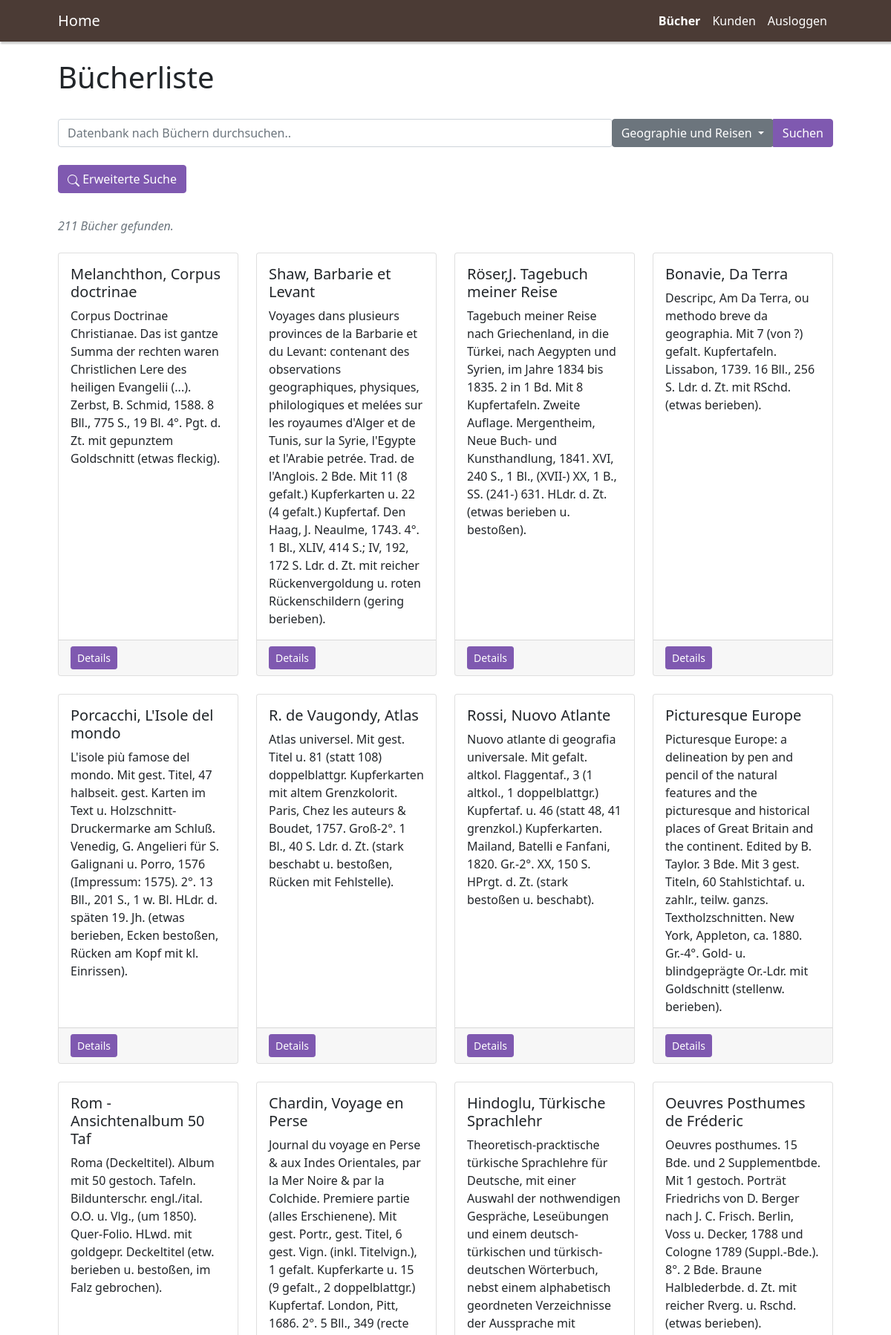
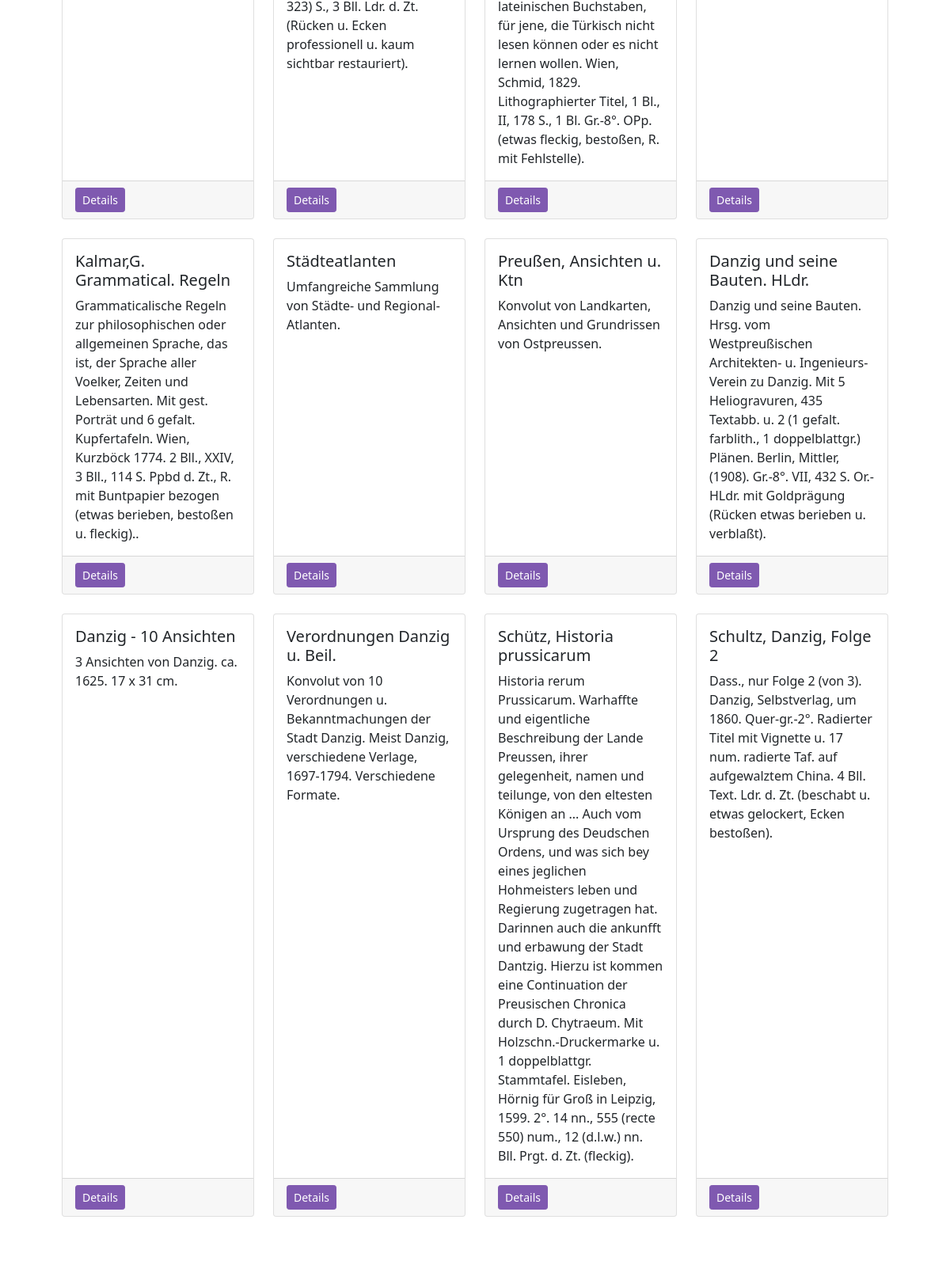
Screenshot of /index.php?view=viewBook&category=2 (signed in, upper part) with the database file from the repository (2 pictures, top to bottom).
### tables this page shows
CREATE TABLE `kategorien` (
  `id` int(11) NOT NULL,
  `kategorie` varchar(100) NOT NULL
);

CREATE TABLE `buecher` (
  `id` int(10) unsigned NOT NULL,
  `katalog` int(11) NOT NULL,
  `nummer` int(11) NOT NULL,
  `kurztitle` text NOT NULL,
  `kategorie` int(11) NOT NULL,
  `verkauft` tinyint(1) NOT NULL,
  `kaufer` int(11) NOT NULL,
  `autor` text NOT NULL,
  `title` text NOT NULL,
  `sprache` varchar(250) NOT NULL,
  `foto` varchar(250) NOT NULL,
  `verfasser` int(11) NOT NULL,
  `zustand` char(1) NOT NULL
);

### model/category.php (called while the page is built, shortened)
<?php
class Category{
public function get_single_data($db,$id){
    $stmt = $db->prepare("SELECT * FROM kategorien where id=?");
    $stmt->execute([$id]);
    return $stmt->fetch();
}
}
?>

### controller/BookController.php (called while the page is built, shortened)
<?php
class BookController
{
    public function loadBookwithCategory($start, $limit, $db, $categoryID)
    {
        $Books = new Book();
        $Books = $Books->get_data_with_category($start, $limit, $db, $categoryID);
        return $Books;
    }
}
?>

### model/book.php (called while the page is built, shortened)
<?php
class Book{
    public function get_data_with_category($start,$limit,$db,$categoryid){
        $countrecords = $db->query("SELECT COUNT(*) FROM buecher WHERE kategorie = $categoryid");
        $countrecords = $countrecords->fetchColumn();
        $stmt = $db->prepare("SELECT * FROM buecher WHERE kategorie = '$categoryid' LIMIT $start, $limit ");
        $stmt->execute();
        return array($countrecords, $stmt->fetchAll(PDO::FETCH_CLASS, "Book"));
    }
}
?>

### view/viewBook.inc.php (shortened to what this page needs)
<br>
<h1>Bücherliste</h1>
<?php
require_once('controller/BookController.php');
require_once('helpers/paginationmanagement.php');
include 'model/book.php';
include 'helpers/searchmanagement.inc.php';
include 'model/category.php';
$db = Database::getInstance();
$countOfResults = 20;
$paginationsystem = new paginationmanagement($countOfResults);
$start = $paginationsystem->get_start();
$limit = $paginationsystem->get_limit();
$books  = new BookController($db);
$result = $books->loadBooks($start, $limit, $db);
$totalcounts = $result[0];
$books = $result[1];
$searchmanagement = new searchmanagement();
$searchresult = loadSearchvalues($db, $start, $limit);
if ($searchresult[1] != null) {
    $books = $searchresult[1];
    $totalcounts = $searchresult[0];
}
?>
<br>
<form method="get" action="#">
    <div class="input-group">
        <?php generateSearchBar() ?>
        <?php $searchmanagement->generateDropdownbar($db);
        $searchmanagement->generateAdvancedSearchButton();
        $searchmanagement->advancedSearchModal(); ?>
        <p class="text-secondary py-2" style="font-style: italic"><?php echo $totalcounts?> Bücher gefunden.</p>
        <div class="row gx-4 gx-lg-4">
            <?php foreach ($books as $book) : ?>
                <div class="col-md-3 mb-4">
                    <div class="card h-100">
                        <div class="card-body">
                            <h5 class="card-title"><?php echo ($book->kurztitle); ?></h5>
                            <p class="card-text"><?php echo ($book->title) ?></p>
                        </div>
                        <div class="card-footer"><a class="btn btn-primary btn-sm" href="#!" data-bs-toggle="modal" data-bs-target="#id<?php echo $book->id ?>">Details</a></div>
                    </div>
                </div>
            <?php endforeach; ?>
        </div>
</form>

### helpers/searchmanagement.inc.php (shortened to what this page needs)
<?php
class searchmanagement
{
    public function loadCategory($db, $id)
    {
        $Category = new Category();
        $Categoryname = $Category->get_single_data($db, $id);
        return $Categoryname;
    }
    public function generateAdvancedSearchButton()
    {
?><div>
            <button type="button" class="btn btn-primary" data-bs-toggle="modal" data-bs-target="#advancedSearchModal">
                Erweiterte Suche
            </button>
        </div><br><?php
                }
                    ?>
        </div><?php
                public function generateDropdownbar($db)
                { ?>
        <div class="dropdown">
            <button class="btn btn-secondary dropdown-toggle" type="button" id="category-dropdown" data-bs-toggle="dropdown" aria-expanded="false">
                <?php
                    if (isset($_GET['category'])) {
                        if (is_numeric($_GET['category'])) {
                            $CurrentCategorynumber = (int)$_GET['category'];
                            if ($CurrentCategorynumber == 0) {
                                echo "Alle Bücher";
                            } else {
                                echo ($this->loadCategory($db, $CurrentCategorynumber)[1]);
                            }
                        }
                    } else {
                        echo "Kategorie wählen";
                    }
                ?>
            </button>
        </div>
        <button type="submit" class="btn btn-primary">Suchen</button>
        </div><br>
    <?php
                }
            }
            function loadCategoryID()
            {
                if ($_SERVER['REQUEST_METHOD'] == 'GET') {
                    if (isset($_GET['category']) && is_numeric($_GET['category'])) {
                        $categoryid = (int)$_GET['category'];
                        return $categoryid;
                    } else {
                        return null;
                    }
                }
                return null;
            }
            function loadSearchKeyword()
            {
                if ($_SERVER['REQUEST_METHOD'] == 'GET') {
                    if (isset($_GET['search']) && $_GET['search'] != '') {
                        return htmlspecialchars($_GET['search']);
                    } else {
                        return '';
                    }
                }
            }
            function loadTopicofBook()
            {
                $arrayOfTopic = [
                    "0" => "kurztitle",
                    "1" => "autor",
                    "2" => "kategorie",
                    "3" => "nummer",
                    "4" => "katalog"
                ];
                if ($_SERVER['REQUEST_METHOD'] == 'GET') {
                    if (isset($_GET['topic']) && is_numeric($_GET['topic'])) {
                        $categoryid = (int)$_GET['topic'];
                        return $arrayOfTopic[$categoryid];
                    } else {
                        return "kurztitle";
                    }
                } else {
                    return "kurztitle";
                }
            }
            function loadZustandofBook()
            {
                if ($_SERVER['REQUEST_METHOD'] == 'GET') {
                    if (isset($_GET['zustand'])) {
                        if ($_GET['zustand'] == "G" || $_GET['zustand'] == "M" || $_GET['zustand'] == "S") {
                            return htmlspecialchars($_GET['zustand']);
                        }
                    } else {
                        return "";
                    }
                }
            }
            function loadSortasofBooks()
            {
                $arrayOfTopic = [
                    "0" => "kurztitle",
                    "1" => "autor",
                    "2" => "kategorie",
                    "3" => "nummer",
                    "4" => "katalog",
                ];
                if ($_SERVER['REQUEST_METHOD'] == 'GET') {
                    if (isset($_GET['sortas']) && is_numeric($_GET['sortas'])) {
                        $topicid = (int)$_GET['sortas'];
                        return $arrayOfTopic[$topicid];
                    } else {
                        return "kurztitle";
                    }
                } else {
                    return "kurztitle";
                }
            }
            function loadSearchvalues($db, $start, $limit)
            {
                $categoryid = loadCategoryID();
                $searchkeyword = loadSearchKeyword();
                $topic = loadTopicofBook();
                $zustand = loadZustandofBook();
                $sortingmethod = loadSortMethodofBook();
                $sortas = loadSortasofBooks();
                $books  = new BookController($db);
                if ($categoryid != null && $searchkeyword != '') {
                    $result = $books->loadBookwithCategoryandKeyword($start, $limit, $db, $categoryid, $searchkeyword);
                    if ($result[1] == null) {
                        DisplayError("Keine Ergebnise");
                        return array(0, "No Result");
                    }
                } elseif ($categoryid == null && $searchkeyword != '') {
                    $result = $books->get_data_with_keywordAdvanced($start, $limit, $db, $searchkeyword, $sortingmethod, $sortas, $topic, $zustand);
                    if ($result[1] == null) {
                        DisplayError("Keine Ergebnise");
                        return array(0, "No Result");
                    }
                } elseif ($categoryid != null && $searchkeyword == '') {
                    $result = $books->loadBookwithCategory($start, $limit, $db, $categoryid);
                } else {
                    return array(0, null);
                }
                return $result;
            }
            function generateSearchBar()
            {
    ?>
    <input type="search" name="searchbar" class="form-control rounded" placeholder="Datenbank nach Büchern durchsuchen.." />
<?php
            }
?>

### rows the page displays
kategorien: kategorie "Geographie und Reisen"
buecher: kurztitle "Melanchthon, Corpus doctrinae", title "Corpus Doctrinae Christianae. Das ist gantze Summa der rechten waren Christlichen Lere des heiligen Evangelii (...). Zerbst, B. Schmid, 1588. 8 Bll., 775 S., 19 Bl. 4°. Pgt. d. Zt. mit gepunztem Goldschnitt (etwas fleckig)."
buecher: kurztitle "Shaw, Barbarie et Levant", title "Voyages dans plusieurs provinces de la Barbarie et du Levant: contenant des observations geographiques, physiques, philologiques et melées sur les royaumes d'Alger et de Tunis, sur la Syrie, l'Egypte et l'Arabie petrée. Trad. de l'Anglois. 2 Bde. Mit 11 (8 gefalt.) Kupferkarten u. 22 (4 gefalt.) Kupfertaf. Den Haag, J. Neaulme, 1743. 4°. 1 Bl., XLIV, 414 S.; IV, 192, 172 S. Ldr. d. Zt. mit reicher Rückenvergoldung u. roten Rückenschildern (gering berieben)."
buecher: kurztitle "Röser,J. Tagebuch meiner Reise", title "Tagebuch meiner Reise nach Griechenland, in die Türkei, nach Aegypten und Syrien, im Jahre 1834 bis 1835. 2 in 1 Bd. Mit 8 Kupfertafeln. Zweite Auflage. Mergentheim, Neue Buch- und Kunsthandlung, 1841. XVI, 240 S., 1 Bl., (XVII-) XX, 1 B., SS. (241-) 631. HLdr. d. Zt. (etwas berieben u. bestoßen)."
buecher: kurztitle "Bonavie, Da Terra", title "Descripc, Am Da Terra, ou methodo breve da geographia. Mit 7 (von ?) gefalt. Kupfertafeln. Lissabon, 1739. 16 Bll., 256 S. Ldr. d. Zt. mit RSchd. (etwas berieben)."
buecher: kurztitle "Porcacchi, L'Isole del mondo", title "L'isole più famose del mondo. Mit gest. Titel, 47 halbseit. gest. Karten im Text u. Holzschnitt-Druckermarke am Schluß. Venedig, G. Angelieri für S. Galignani u. Porro, 1576 (Impressum: 1575). 2°. 13 Bll., 201 S., 1 w. Bl. HLdr. d. späten 19. Jh. (etwas berieben, Ecken bestoßen, Rücken am Kopf mit kl. Einrissen)."
buecher: kurztitle "R. de Vaugondy, Atlas", title "Atlas universel. Mit gest. Titel u. 81 (statt 108) doppelblattgr. Kupferkarten mit altem Grenzkolorit. Paris, Chez les auteurs & Boudet, 1757. Groß-2°. 1 Bl., 40 S. Ldr. d. Zt. (stark beschabt u. bestoßen, Rücken mit Fehlstelle)."
buecher: kurztitle "Rossi, Nuovo Atlante", title "Nuovo atlante di geografia universale. Mit gefalt. altkol. Flaggentaf., 3 (1 altkol., 1 doppelblattgr.) Kupfertaf. u. 46 (statt 48, 41 grenzkol.) Kupferkarten. Mailand, Batelli e Fanfani, 1820. Gr.-2°. XX, 150 S. HPrgt. d. Zt. (stark bestoßen u. beschabt)."
buecher: kurztitle "Picturesque Europe", title "Picturesque Europe: a delineation by pen and pencil of the natural features and the picturesque and historical places of Great Britain and the continent. Edited by B. Taylor. 3 Bde. Mit 3 gest. Titeln, 60 Stahlstichtaf. u. zahlr., teilw. ganzs. Textholzschnitten. New York, Appleton, ca. 1880. Gr.-4°. Gold- u. blindgeprägte Or.-Ldr. mit Goldschnitt (stellenw. berieben)."
buecher: kurztitle "Rom - Ansichtenalbum 50 Taf", title "Roma (Deckeltitel). Album mit 50 gestoch. Tafeln. Bildunterschr. engl./ital. O.O. u. Vlg., (um 1850). Quer-Folio. HLwd. mit goldgepr. Deckeltitel (etw. berieben u. bestoßen, im Falz gebrochen)."
buecher: kurztitle "Chardin, Voyage en Perse", title "Journal du voyage en Perse & aux Indes Orientales, par la Mer Noire & par la Colchide. Premiere partie (alles Erschienene). Mit gest. Portr., gest. Titel, 6 gest. Vign. (inkl. Titelvign.), 1 gefalt. Kupferkarte u. 15 (9 gefalt., 2 doppelblattgr.) Kupfertaf. London, Pitt, 1686. 2°. 5 Bll., 349 (recte 323) S., 3 Bll. Ldr. d. Zt. (Rücken u. Ecken professionell u. kaum sichtbar restauriert)."
buecher: kurztitle "Hindoglu, Türkische Sprachlehr", title "Theoretisch-pracktische türkische Sprachlehre für Deutsche, mit einer Auswahl der nothwendigen Gespräche, Leseübungen und einem deutsch-türkischen und türkisch-deutschen Wörterbuch, nebst einem alphabetisch geordneten Verzeichnisse der Aussprache mit lateinischen Buchstaben, für jene, die Türkisch nicht lesen können oder es nicht lernen wollen. Wien, Schmid, 1829. Lithographierter Titel, 1 Bl., II, 178 S., 1 Bl. Gr.-8°. OPp. (etwas fleckig, bestoßen, R. mit Fehlstelle)."
buecher: kurztitle "Oeuvres Posthumes de Fréderic", title "Oeuvres posthumes. 15 Bde. und 2 Supplementbde. Mit 1 gestoch. Porträt Friedrichs von D. Berger nach J. C. Frisch. Berlin, Voss u. Decker, 1788 und Cologne 1789 (Suppl.-Bde.). 8°. 2 Bde. Braune Halblederbde. d. Zt. mit reicher Rverg. u. Rschd. (etwas berieben)."
buecher: kurztitle "Kalmar,G. Grammatical. Regeln", title "Grammaticalische Regeln zur philosophischen oder allgemeinen Sprache, das ist, der Sprache aller Voelker, Zeiten und Lebensarten. Mit gest. Porträt und 6 gefalt. Kupfertafeln. Wien, Kurzböck 1774. 2 Bll., XXIV, 3 Bll., 114 S. Ppbd d. Zt., R. mit Buntpapier bezogen (etwas berieben, bestoßen u. fleckig).."
buecher: kurztitle "Städteatlanten", title "Umfangreiche Sammlung von Städte- und Regional-Atlanten."
buecher: kurztitle "Preußen, Ansichten u. Ktn", title "Konvolut von Landkarten, Ansichten und Grundrissen von Ostpreussen."
buecher: kurztitle "Danzig und seine Bauten. HLdr.", title "Danzig und seine Bauten. Hrsg. vom Westpreußischen Architekten- u. Ingenieurs-Verein zu Danzig. Mit 5 Heliogravuren, 435 Textabb. u. 2 (1 gefalt. farblith., 1 doppelblattgr.) Plänen. Berlin, Mittler, (1908). Gr.-8°. VII, 432 S. Or.-HLdr. mit Goldprägung (Rücken etwas berieben u. verblaßt)."
buecher: kurztitle "Danzig - 10 Ansichten", title "3 Ansichten von Danzig. ca. 1625. 17 x 31 cm."
buecher: kurztitle "Verordnungen Danzig u. Beil.", title "Konvolut von 10 Verordnungen u. Bekanntmachungen der Stadt Danzig. Meist Danzig, verschiedene Verlage, 1697-1794. Verschiedene Formate."
buecher: kurztitle "Schütz, Historia prussicarum", title "Historia rerum Prussicarum. Warhaffte und eigentliche Beschreibung der Lande Preussen, ihrer gelegenheit, namen und teilunge, von den eltesten Königen an ... Auch vom Ursprung des Deudschen Ordens, und was sich bey eines jeglichen Hohmeisters leben und Regierung zugetragen hat. Darinnen auch die ankunfft und erbawung der Stadt Dantzig. Hierzu ist kommen eine Continuation der Preusischen Chronica durch D. Chytraeum. Mit Holzschn.-Druckermarke u. 1 doppelblattgr. Stammtafel. Eisleben, Hörnig für Groß in Leipzig, 1599. 2°. 14 nn., 555 (recte 550) num., 12 (d.l.w.) nn. Bll. Prgt. d. Zt. (fleckig)."
buecher: kurztitle "Schultz, Danzig, Folge 2", title "Dass., nur Folge 2 (von 3). Danzig, Selbstverlag, um 1860. Quer-gr.-2°. Radierter Titel mit Vignette u. 17 num. radierte Taf. auf aufgewalztem China. 4 Bll. Text. Ldr. d. Zt. (beschabt u. etwas gelockert, Ecken bestoßen)."

### other values shown
$value "Bücher"
$value "Kunden"
$value "Ausloggen"
$totalcounts "211"
